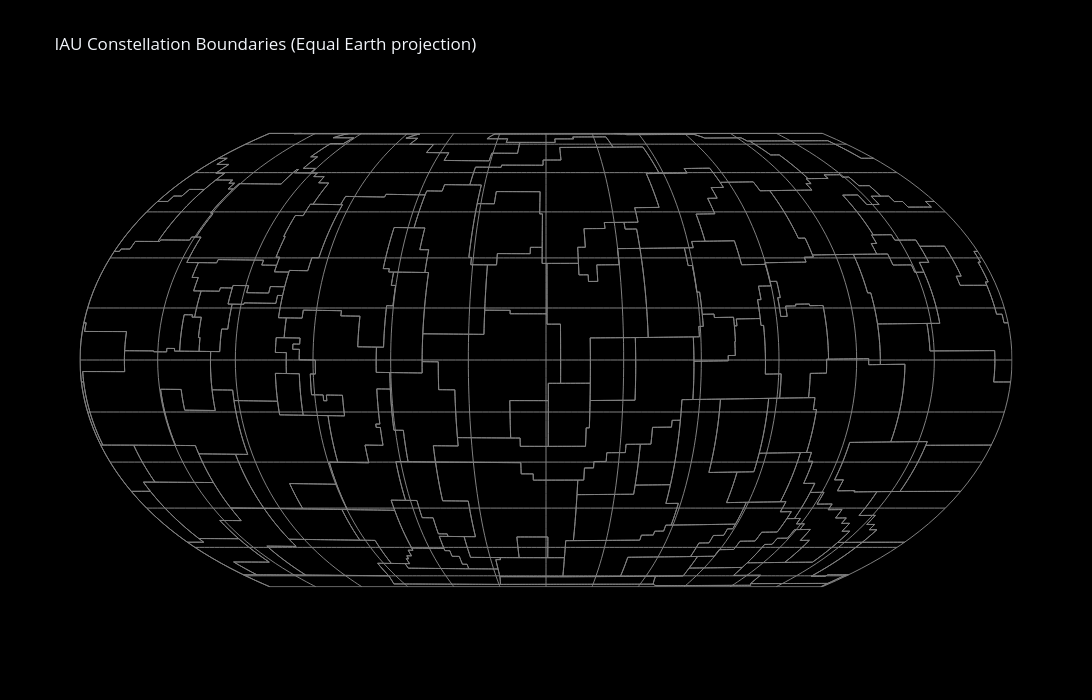

This figure's notebook cell:
### Code cell
def boundary_trace(name: str, group: pd.DataFrame) -> go.Scattergeo:
    """Build a closed-polygon line trace."""
    ra_h = group["ra_h"].tolist() + [group["ra_h"].iloc[0]]
    dec = group["dec_deg"].tolist() + [group["dec_deg"].iloc[0]]

    dense_ra_h, dense_dec = [ra_h[0]], [dec[0]]
    for ra1, dec1, ra2, dec2 in zip(ra_h, dec, ra_h[1:], dec[1:]):
        for pt_ra_h, pt_dec in densify_ra_h(ra1, dec1, ra2, dec2):
            dense_ra_h.append(pt_ra_h)
            dense_dec.append(pt_dec)

    lon = [ra_h_to_lon(r) for r in dense_ra_h]

    return go.Scattergeo(
        lon=lon,
        lat=dense_dec,
        mode="lines",
        name=name,
        line=dict(width=1, color="grey"),
        hoverinfo="text",
        hovertext=name,
        showlegend=False,
    )


fig = go.Figure(
    data=[
        boundary_trace(name, group)
        for name, group in boundaries.groupby("constellation", sort=False)
    ]
)
fig.update_geos(
    projection_type="equal earth",
    lonaxis=dict(range=[-180, 180], dtick=30, showgrid=True, gridcolor="grey"),
    lataxis=dict(range=[-90, 90], dtick=15, showgrid=True, gridcolor="grey"),
    showland=False,
    showocean=False,
    showcountries=False,
    showcoastlines=False,
    showlakes=False,
    showrivers=False,
    showframe=True,
    framecolor="grey",
    bgcolor="black",
)
fig.update_layout(
    title="IAU Constellation Boundaries (Equal Earth projection)",
    width=1200,
    height=700,
    template="plotly_dark",
    paper_bgcolor="black",
)
